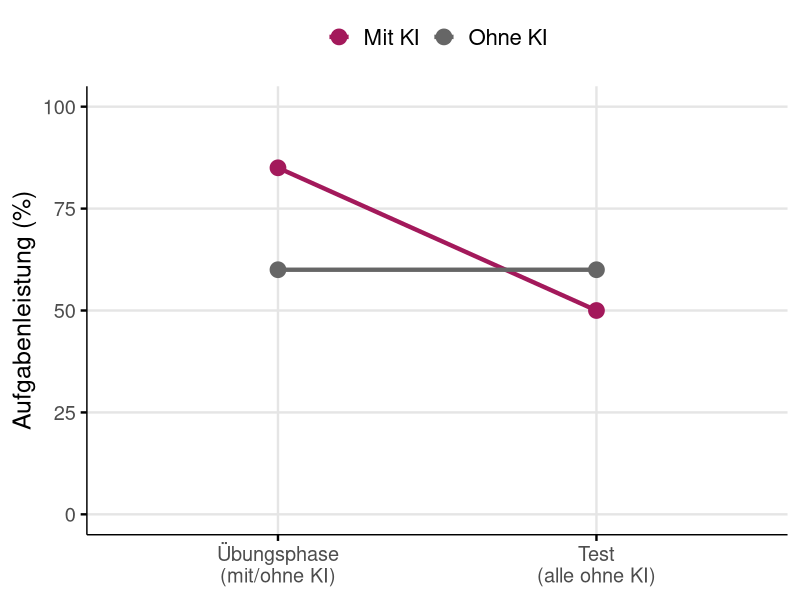
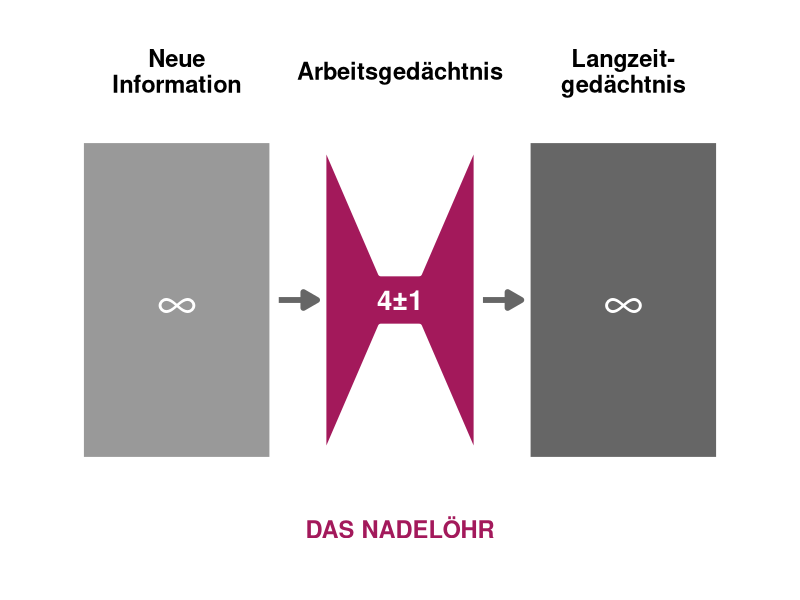
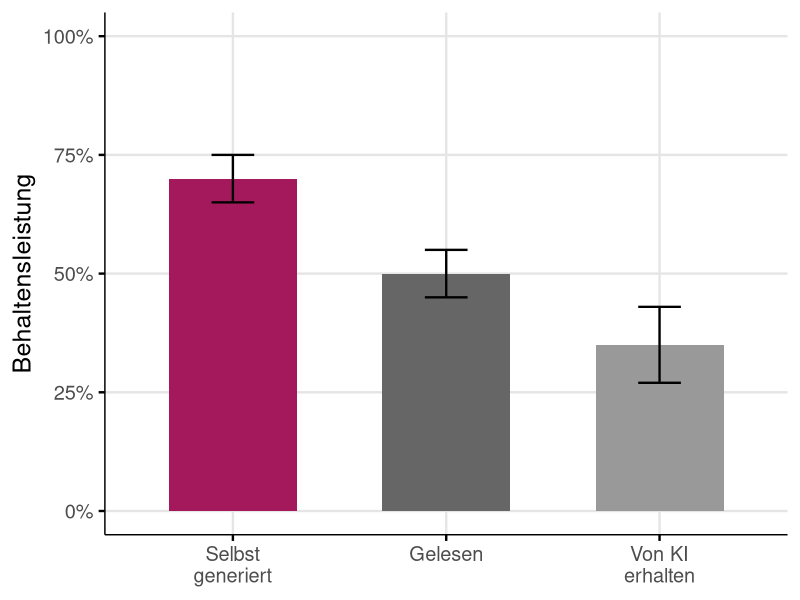

Write R code to recreate these figures, in order.
## ---- chunk 1
#| include: false
library(tidyverse)

# Set seed for reproducible simulated data
set.seed(2025)

# Color palette - define once, use everywhere
color_primary <- "#A3195B"
color_secondary <- "#666666"
color_tertiary <- "#999999"

# Base minimalist theme for all figures
theme_minimal_custom <- theme_minimal(base_size = 18) +
  theme(
    panel.grid.minor = element_blank(),
    panel.grid.major = element_line(color = "grey90"),
    axis.line = element_line(color = "black", linewidth = 0.5),
    axis.ticks = element_line(color = "black"),
    plot.title = element_text(face = "bold", size = 20),
    plot.subtitle = element_text(color = "grey40"),
    legend.position = "bottom"
  )

# Variant with top legend for line plots
theme_minimal_top_legend <- theme_minimal_custom +
  theme(
    legend.position = "top",
    legend.text = element_text(size = 16)
  )
## ---- chunk 2
#| fig-width: 12
#| fig-height: 6
#| echo: false

# Simulated data showing the paradox
paradox_data <- tibble(
  phase = factor(
    rep(c("Übungsphase\n(mit/ohne KI)", "Test\n(alle ohne KI)"), each = 2),
    levels = c("Übungsphase\n(mit/ohne KI)", "Test\n(alle ohne KI)")
  ),
  gruppe = rep(c("Mit KI", "Ohne KI"), 2),
  leistung = c(85, 60, 50, 60)
)

ggplot(paradox_data, aes(x = phase, y = leistung, group = gruppe, color = gruppe)) +
  geom_line(linewidth = 1.5) +
  geom_point(size = 5) +
  scale_color_manual(
    values = c("Mit KI" = color_primary, "Ohne KI" = color_secondary),
    name = NULL
  ) +
  scale_y_continuous(limits = c(0, 100), breaks = seq(0, 100, 25)) +
  labs(
    x = NULL,
    y = "Aufgabenleistung (%)"
  ) +
  theme_minimal_top_legend
## ---- chunk 3
#| fig-width: 14
#| fig-height: 5.5
#| echo: false
#| out-width: "95%"
#| fig-align: "center"

# Bottleneck visualization with hourglass shape for working memory

ggplot() +
  # Left box: Neue Information (wide)
  geom_rect(
    aes(xmin = 0.5, xmax = 2, ymin = 0.2, ymax = 0.8),
    fill = color_tertiary, color = "white", linewidth = 2
  ) +
  # Right box: Langzeitgedächtnis (wide)
  geom_rect(
    aes(xmin = 4, xmax = 5.5, ymin = 0.2, ymax = 0.8),
    fill = color_secondary, color = "white", linewidth = 2
  ) +
  # Middle: Bottleneck/hourglass shape using polygon
  geom_polygon(
    aes(
      x = c(2.4, 2.85, 3.15, 3.6, 3.6, 3.15, 2.85, 2.4),
      y = c(0.8, 0.55, 0.55, 0.8, 0.2, 0.45, 0.45, 0.2)
    ),
    fill = color_primary, color = "white", linewidth = 2
  ) +
  # Arrows connecting components
  geom_segment(
    aes(x = 2.05, xend = 2.35, y = 0.5, yend = 0.5),
    arrow = arrow(length = unit(0.4, "cm"), type = "closed"),
    linewidth = 2, color = "grey40"
  ) +
  geom_segment(
    aes(x = 3.65, xend = 3.95, y = 0.5, yend = 0.5),
    arrow = arrow(length = unit(0.4, "cm"), type = "closed"),
    linewidth = 2, color = "grey40"
  ) +
  # Labels above shapes
  geom_text(
    aes(x = 1.25, y = 0.93, label = "Neue\nInformation"),
    size = 6, fontface = "bold", lineheight = 0.9
  ) +
  geom_text(
    aes(x = 3, y = 0.93, label = "Arbeitsgedächtnis"),
    size = 6, fontface = "bold"
  ) +
  geom_text(
    aes(x = 4.75, y = 0.93, label = "Langzeit-\ngedächtnis"),
    size = 6, fontface = "bold", lineheight = 0.9
  ) +
  # Capacity labels inside shapes
  geom_text(
    aes(x = 1.25, y = 0.5, label = "∞"),
    size = 14, color = "white", fontface = "bold"
  ) +
  geom_text(
    aes(x = 3, y = 0.5, label = "4±1"),
    size = 7, color = "white", fontface = "bold"
  ) +
  geom_text(
    aes(x = 4.75, y = 0.5, label = "∞"),
    size = 14, color = "white", fontface = "bold"
  ) +
  # Bottleneck annotation
  geom_text(
    aes(x = 3, y = 0.07, label = "DAS NADELÖHR"),
    size = 6, color = color_primary, fontface = "bold"
  ) +
  coord_cartesian(xlim = c(0.2, 5.8), ylim = c(0, 1)) +
  theme_void() +
  theme(plot.margin = margin(5, 5, 5, 5))
## ---- chunk 4
#| fig-width: 10
#| fig-height: 5
#| out-width: "50%"
#| fig-align: "center"
#| echo: false

# Simulated data based on generation effect literature
generation_data <- tibble(
  methode = factor(
    c("Selbst\ngeneriert", "Gelesen", "Von KI\nerhalten"),
    levels = c("Selbst\ngeneriert", "Gelesen", "Von KI\nerhalten")
  ),
  retention = c(70, 50, 35),
  se = c(5, 5, 8)
)

ggplot(generation_data, aes(x = methode, y = retention, fill = methode)) +
  geom_col(width = 0.6) +
  scale_fill_manual(
    values = c(
      "Selbst\ngeneriert" = color_primary,
      "Gelesen" = color_secondary,
      "Von KI\nerhalten" = color_tertiary
    ),
    guide = "none"
  ) +
  geom_errorbar(
    aes(ymin = retention - se, ymax = retention + se),
    width = 0.2,
    linewidth = 0.8
  ) +
  scale_y_continuous(
    limits = c(0, 100),
    breaks = seq(0, 100, 25),
    labels = function(x) paste0(x, "%")
  ) +
  labs(
    x = NULL,
    y = "Behaltensleistung"
  ) +
  theme_minimal_custom
